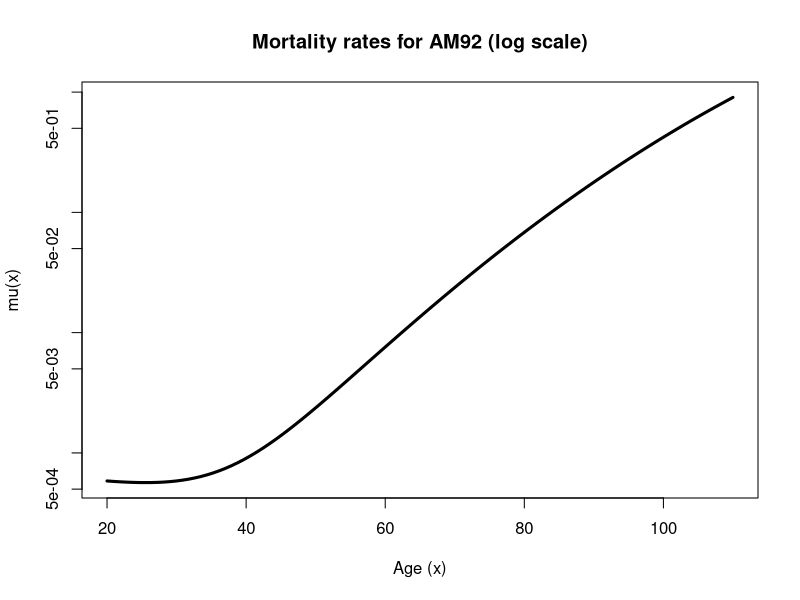
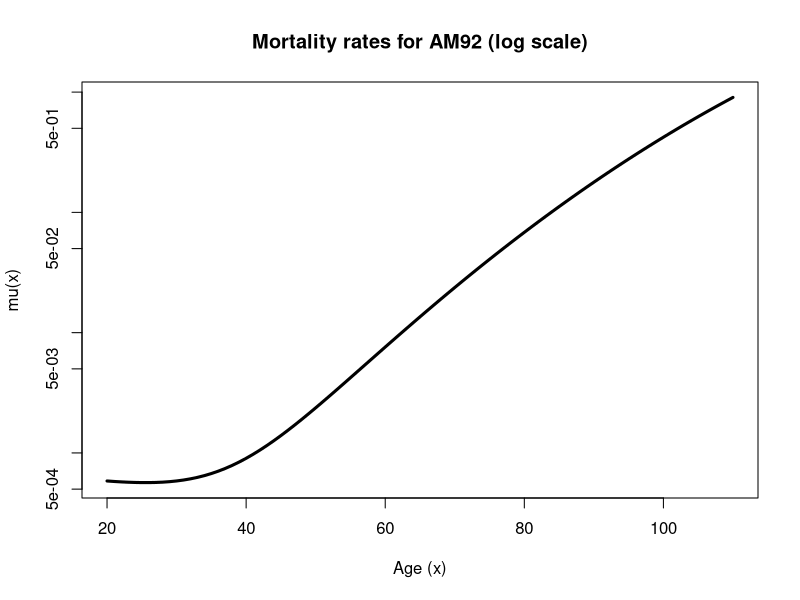

Source code (R) for these figures, in order:

# i) a)
a0 = 0.00005887 
a1 = -0.0004988
b0 = -4.363378
b1 = 5.544956
b2 = -0.620345

mu <- function(x){
  t = (x-70)/50;
  a0 + a1*t + exp(b0 + b1*t + b2*(2*t^2 - 1))
}

# b)
mu(80)

# c)
plot(mu,20,110,log="y", lwd = 3, xlab="Age (x)",ylab="mu(x)",
     main="Mortality rates for AM92 (log scale)")

#or
plot(20:110, mu(20:110), type = "l" ,log="y", lwd = 3, 
     xlab="Age (x)", ylab="mu(x)",main="Mortality rates for AM92 (log scale)")


# ii) b)
(xlist = seq(20,110,by=10))
fnexp <- function(x) {1-exp(-mu(x+0.5))}
qlist = round(fnexp(xlist),6)
cbind(xlist,qlist)


# iii)
(1 - fnexp(25)) * (1 - fnexp(26))
prod(1 - fnexp(25:26))
pxs = 1 - fnexp(25:118)
head(pxs)
tp25s = cumprod(1 - fnexp(25:118))
head(tp25s)
sum(tp25s)